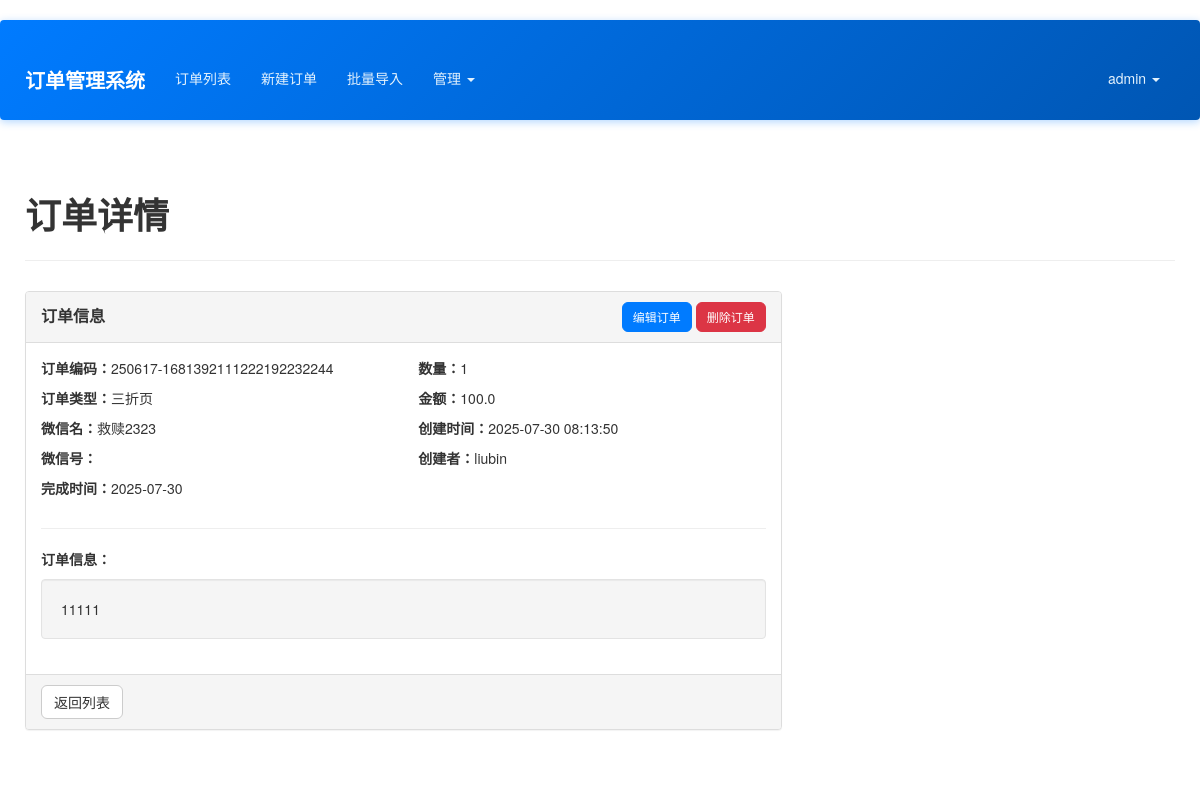
The app's page /order/16 (signed in) with its own data.
### app/models.py (models this page shows, shortened)
class User(UserMixin, db.Model):
    __tablename__ = 'users'
    id = db.Column(db.Integer, primary_key=True)
    email = db.Column(db.String(64), unique=True, index=True)
    username = db.Column(db.String(64), unique=True, index=True)
    role_id = db.Column(db.Integer, db.ForeignKey('roles.id'))
    password_hash = db.Column(db.String(128))
    orders = db.relationship('Order', backref='creator', lazy='dynamic')
    @property
    def password(self):
        raise AttributeError('password is not a readable attribute')
    def can(self, perm):
        return self.role is not None and self.role.has_permission(perm)

class Order(db.Model):
    __tablename__ = 'orders'
    id = db.Column(db.Integer, primary_key=True)
    order_code = db.Column(db.String(64), unique=True, index=True)
    wechat_name = db.Column(db.String(64))
    wechat_id = db.Column(db.String(64))
    phone = db.Column(db.String(20), nullable=False)  # 手机号，必填
    order_info = db.Column(db.Text())
    completion_time = db.Column(db.DateTime)
    quantity = db.Column(db.Integer)
    amount = db.Column(db.Float)
    notes = db.Column(db.Text())  # 备注字段
    create_time = db.Column(db.DateTime, default=datetime.utcnow)
    user_id = db.Column(db.Integer, db.ForeignKey('users.id'))
    order_type_id = db.Column(db.Integer, db.ForeignKey('order_types.id'))
    status = db.Column(db.String(20), default='未完成')  # 订单状态：未完成、已结算、未结算
    images = db.relationship('OrderImage', backref='order', lazy='dynamic')
    custom_fields = db.Column(db.Text())

class OrderType(db.Model):
    __tablename__ = 'order_types'
    id = db.Column(db.Integer, primary_key=True)
    name = db.Column(db.String(64), unique=True, nullable=False)
    description = db.Column(db.String(256))
    is_active = db.Column(db.Boolean, default=True)
    create_time = db.Column(db.DateTime, default=datetime.utcnow)
    orders = db.relationship('Order', backref='order_type', lazy='dynamic')

### app/main/views.py (the view)
@main.route('/order/<int:id>')
@login_required
def view_order(id):
    order = Order.query.get_or_404(id)
    if not current_user.can(Permission.VIEW_ALL) and order.user_id != current_user.id:
        abort(403)
    custom_fields = OrderField.query.filter_by(is_default=False).order_by(OrderField.order).all()
    return render_template('main/view_order.html', order=order, custom_fields=custom_fields)

### app/context_processors.py (called while the page is built)
def inject_permissions():
    return dict(Permission=Permission)

### app/models.py (called while the page is built)
@login_manager.user_loader
def load_user(user_id):
    return User.query.get(int(user_id))

    def has_permission(self, perm):
        return self.permissions & perm == perm

### app/templates/main/view_order.html (shortened to what this page needs)
{% extends "base.html" %}
{% block page_content %}
<div class="page-header">
    <h1>订单详情</h1>
</div>
<div class="row">
    <div class="col-md-8">
        <div class="panel panel-default">
            <div class="panel-heading">
                <div class="row">
                    <div class="col-md-8">
                        <h3 class="panel-title">订单信息</h3>
                    </div>
                    <div class="col-md-4 text-right">
                        <a href="{{ url_for('main.edit_order', id=order.id) }}" class="btn btn-primary btn-sm">编辑订单</a>
                        <button class="btn btn-danger btn-sm" id="deleteOrder">删除订单</button>
                    </div>
                </div>
            </div>
            <div class="panel-body">
                <div class="row">
                    <div class="col-md-6">
                        <p><strong>订单编码：</strong>{{ order.order_code }}</p>
                        <p><strong>订单类型：</strong>{{ order.order_type.name if order.order_type else '未分类' }}</p>
                        <p><strong>微信名：</strong>{{ order.wechat_name }}</p>
                        <p><strong>微信号：</strong>{{ order.wechat_id }}</p>
                        <p><strong>完成时间：</strong>{{ order.completion_time.strftime('%Y-%m-%d') if order.completion_time else '' }}</p>
                    </div>
                    <div class="col-md-6">
                        <p><strong>数量：</strong>{{ order.quantity }}</p>
                        <p><strong>金额：</strong>{{ order.amount }}</p>
                        <p><strong>创建时间：</strong>{{ order.create_time.strftime('%Y-%m-%d %H:%M:%S') }}</p>
                        <p><strong>创建者：</strong>{{ order.creator.username if order.creator else '' }}</p>
                    </div>
                </div>
                <hr>
                <div class="row">
                    <div class="col-md-12">
                        <p><strong>订单信息：</strong></p>
                        <div class="well">{{ order.order_info | nl2br }}</div>
                    </div>
                </div>
            </div>
            <div class="panel-footer">
                <a href="{{ url_for('main.order_list') }}" class="btn btn-default">返回列表</a>
            </div>
        </div>
    </div>
</div>
{% endblock %}

### app/templates/base.html (shortened to what this page needs)
{% extends "bootstrap/base.html" %}
{% block head %}
{{ super() }}
<link rel="stylesheet" type="text/css" href="{{ url_for('static', filename='styles.css') }}">
{% endblock %}
{% block navbar %}
<div class="navbar navbar-inverse" role="navigation">
    <div class="container">
        <div class="navbar-header">
            <a class="navbar-brand" href="{{ url_for('main.index') }}">订单管理系统</a>
        </div>
        <div class="navbar-collapse collapse">
            <ul class="nav navbar-nav">
                {% if current_user.is_authenticated %}
                <li><a href="{{ url_for('main.order_list') }}">订单列表</a></li>
                <li><a href="{{ url_for('main.new_order') }}">新建订单</a></li>
                <li><a href="{{ url_for('main.import_orders') }}">批量导入</a></li>
                {% if current_user.can(Permission.MANAGE_FIELDS) %}
                <li class="dropdown">
                    <a href="#" class="dropdown-toggle" data-toggle="dropdown">管理 <b class="caret"></b></a>
                </li>
                {% endif %}
                {% endif %}
            </ul>
            <ul class="nav navbar-nav navbar-right">
                {% if current_user.is_authenticated %}
                <li class="dropdown">
                    <a href="#" class="dropdown-toggle" data-toggle="dropdown">{{ current_user.username }} <b class="caret"></b></a>
                </li>
                {% else %}
                <li><a href="{{ url_for('auth.login') }}">登录</a></li>
                <li><a href="{{ url_for('auth.register') }}">注册</a></li>
                {% endif %}
            </ul>
        </div>
    </div>
</div>
{% endblock %}
{% block content %}
<div class="container">
    {% block page_content %}{% endblock %}
</div>
{% endblock %}

### app/static/styles.css (style rules this page uses)
body { font-family: 'Microsoft YaHei', 'Helvetica Neue', Helvetica, Arial, sans-serif; padding-top: 20px; padding-bottom: 20px; background-color: #ffffff; color: #333; min-height: 100vh; }
.container { position: relative; z-index: 1; background-color: transparent; padding: 15px 10px; margin-top: 20px; }
.container:not(.navbar .container) { z-index: 1; }
.well { background-color: #f5f5f5; border: 1px solid #e3e3e3; border-radius: 4px; box-shadow: inset 0 1px 1px rgba(0,0,0,.05); }
.navbar { background-color: #337ab7; border-color: #2e6da4; margin-bottom: 20px; }
.navbar-inverse { background: linear-gradient(135deg, #007bff 0%, #0056b3 100%); border: none; box-shadow: 0 2px 8px rgba(0, 123, 255, 0.3); position: relative; z-index: 1030; }
.navbar-inverse .navbar-brand { color: #fff; font-weight: bold; font-size: 20px; }
.navbar-inverse .navbar-nav > li > a { color: #e3f2fd; transition: all 0.3s ease; margin: 5px 3px; padding: 8px 12px; border-radius: 4px; }
.navbar-inverse .navbar-nav > .dropdown > a .caret { border-top-color: #e3f2fd; border-bottom-color: #e3f2fd; }
.navbar-collapse { overflow: visible !important; }
.navbar-nav { overflow: visible !important; }
.navbar .dropdown { position: static; }
@media (min-width: 768px) { .navbar .dropdown { position: relative; } }
body { overflow-x: hidden; }
.navbar { overflow: visible; }
.page-header { border-bottom: 1px solid #eee; margin-bottom: 30px; padding-bottom: 15px; }
.page-header h1 { font-weight: 600; color: #333; }
.btn-primary { background-color: #007bff; border-color: #007bff; transition: background-color 0.3s ease; }
.panel { background-color: #fff; border: 1px solid #ddd; border-radius: 4px; box-shadow: 0 1px 1px rgba(0,0,0,.05); margin-bottom: 20px; }
.panel-heading { background-color: #f5f5f5; border-bottom: 1px solid #ddd; border-radius: 3px 3px 0 0; padding: 10px 15px; }
.panel-title { color: #333; font-size: 16px; font-weight: bold; margin: 0; }
.panel-body { padding: 15px; }
.panel-heading { padding: 10px 15px; }
.panel-title { margin-top: 5px; }
.btn { border-radius: 6px; font-weight: 500; transition: all 0.3s ease; }
.btn-danger { background-color: #dc3545; border-color: #dc3545; }

### records on screen
User: username "admin"
Order: order_code "250617-1681392111222192232244", wechat_name "救赎2323", completion_time "2025-07-30", quantity "1", amount "100.0", create_time "2025-07-30 08:13:50", order_info "11111"
OrderType: order_type "三折页"
User: creator "liubin"
